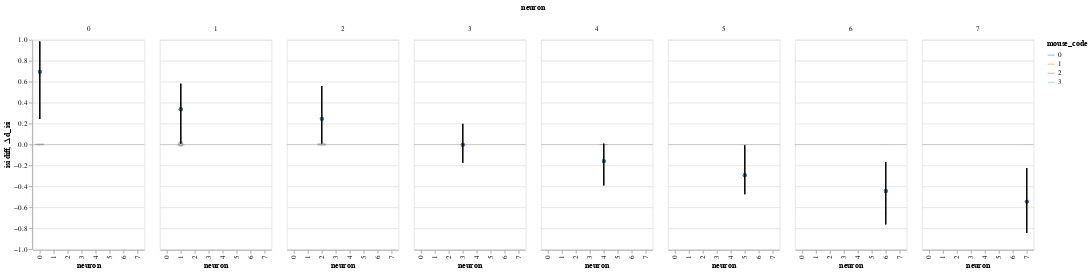

Notebook code for this chart:
### Code cell
(chart_d+chart_p).facet(column='neuron')

### Figure 1 — Vega-Lite specification as saved in the notebook (floating-point values rounded to 4 significant figures)
{"config": {"view": {"continuousWidth": 400, "continuousHeight": 300}}, "data": {"name": "data-0a0e20c8df75a9deb2ec171620d3a110"}, "facet": {"column": {"type": "quantitative", "field": "neuron"}}, "spec": {"layer": [{"mark": {"type": "line", "fill": null, "opacity": 0.5, "size": 3}, "encoding": {"color": {"type": "nominal", "field": "mouse_code"}, "x": {"type": "ordinal", "field": "neuron"}, "y": {"type": "quantitative", "aggregate": "mean", "field": "isi diff", "scale": {"zero": false}}}}, {"mark": {"type": "boxplot", "color": "black", "opacity": 0.3, "size": 12}, "encoding": {"x": {"type": "ordinal", "field": "neuron"}, "y": {"type": "quantitative", "field": "isi diff", "scale": {"zero": false}}}}, {"layer": [{"mark": {"type": "line", "color": "black", "point": true}, "encoding": {"x": {"type": "ordinal", "field": "neuron"}, "y": {"type": "quantitative", "field": "mean HDI", "impute": {"value": "value"}}}}, {"mark": {"type": "rule", "color": "black", "opacity": 0.6, "size": 0.1}, "encoding": {"y": {"type": "quantitative", "field": "zero"}}}, {"mark": "rule", "encoding": {"x": {"type": "ordinal", "field": "neuron"}, "y": {"type": "quantitative", "field": "lower HDI", "scale": {"domain": [-0.8442, 0.9847], "zero": false}, "title": "Δ d_isi"}, "y2": {"field": "higher HDI"}}}]}]}, "$schema": "https://vega.github.io/schema/vega-lite/v4.8.1.json", "datasets": {"data-0a0e20c8df75a9deb2ec171620d3a110": [{"mouse_code": 0, "neuron": 0, "i_trial": 0.0, "neuron_code": 0.0, "log_firing_rate": 0.2998, "Firing rate": 93.87, "firing_rate": 93.87, "i_spike": -4.5, "isi diff": 0.0101, "lower HDI": 0.2434, "higher HDI": 0.9847, "mean HDI": 0.6959, "log_isi": 0.04807, "zero": 0}, {"mouse_code": 1, "neuron": 0, "i_trial": 0.0, "neuron_code": 0.0, "log_firing_rate": 0.2918, "Firing rate": 68.05, "firing_rate": 68.05, "i_spike": 4.75, "isi diff": -0.004009, "lower HDI": 0.2434, "higher HDI": 0.9847, "mean HDI": 0.6959, "log_isi": -0.02317, "zero": 0}, {"mouse_code": 2, "neuron": 0, "i_trial": 0.0, "neuron_code": 0.0, "log_firing_rate": -0.3588, "Firing rate": -114.2, "firing_rate": -114.2, "i_spike": -5.5, "isi diff": 0.007036, "lower HDI": 0.2434, "higher HDI": 0.9847, "mean HDI": 0.6959, "log_isi": 0.04104, "zero": 0}, {"mouse_code": 3, "neuron": 0, "i_trial": 0.0, "neuron_code": 0.0, "log_firing_rate": 0.3963, "Firing rate": 96.41, "firing_rate": 96.41, "i_spike": 6.5, "isi diff": -0.01364, "lower HDI": 0.2434, "higher HDI": 0.9847, "mean HDI": 0.6959, "log_isi": -0.07483, "zero": 0}, {"mouse_code": 0, "neuron": 1, "i_trial": 0.0, "neuron_code": 0.0, "log_firing_rate": -0.09427, "Firing rate": -27.3, "firing_rate": -27.3, "i_spike": -4.0, "isi diff": 0.005226, "lower HDI": 0.006119, "higher HDI": 0.5808, "mean HDI": 0.3364, "log_isi": 0.03299, "zero": 0}, {"mouse_code": 1, "neuron": 1, "i_trial": 0.0, "neuron_code": 0.0, "log_firing_rate": 0.04593, "Firing rate": 13.67, "firing_rate": 13.67, "i_spike": 6.5, "isi diff": -0.005661, "lower HDI": 0.006119, "higher HDI": 0.5808, "mean HDI": 0.3364, "log_isi": -0.03825, "zero": 0}, {"mouse_code": 2, "neuron": 1, "i_trial": 0.0, "neuron_code": 0.0, "log_firing_rate": 0.1698, "Firing rate": 39.67, "firing_rate": 39.67, "i_spike": 11.75, "isi diff": -0.01152, "lower HDI": 0.006119, "higher HDI": 0.5808, "mean HDI": 0.3364, "log_isi": -0.0827, "zero": 0}, {"mouse_code": 3, "neuron": 1, "i_trial": 0.0, "neuron_code": 0.0, "log_firing_rate": 0.05665, "Firing rate": 44.48, "firing_rate": 44.48, "i_spike": 6.75, "isi diff": -0.007093, "lower HDI": 0.006119, "higher HDI": 0.5808, "mean HDI": 0.3364, "log_isi": -0.05257, "zero": 0}, {"mouse_code": 0, "neuron": 2, "i_trial": 0.0, "neuron_code": 0.0, "log_firing_rate": -0.3063, "Firing rate": -80.47, "firing_rate": -80.47, "i_spike": -8.75, "isi diff": 0.0105, "lower HDI": 0.008708, "higher HDI": 0.5576, "mean HDI": 0.246, "log_isi": 0.06812, "zero": 0}, {"mouse_code": 1, "neuron": 2, "i_trial": 0.0, "neuron_code": 0.0, "log_firing_rate": 0.2603, "Firing rate": 234.0, "firing_rate": 234.0, "i_spike": -8.75, "isi diff": 0.01063, "lower HDI": 0.008708, "higher HDI": 0.5576, "mean HDI": 0.246, "log_isi": 0.07655, "zero": 0}, {"mouse_code": 2, "neuron": 2, "i_trial": 0.0, "neuron_code": 0.0, "log_firing_rate": 0.1695, "Firing rate": 106.2, "firing_rate": 106.2, "i_spike": 6.5, "isi diff": -0.006989, "lower HDI": 0.008708, "higher HDI": 0.5576, "mean HDI": 0.246, "log_isi": -0.05173, "zero": 0}, {"mouse_code": 3, "neuron": 2, "i_trial": 0.0, "neuron_code": 0.0, "log_firing_rate": 0.03402, "Firing rate": 6.412, "firing_rate": 6.412, "i_spike": 20.5, "isi diff": -0.01628, "lower HDI": 0.008708, "higher HDI": 0.5576, "mean HDI": 0.246, "log_isi": -0.1369, "zero": 0}, {"mouse_code": 0, "neuron": 3, "i_trial": 0.0, "neuron_code": 0.0, "log_firing_rate": -0.03912, "Firing rate": -6.925, "firing_rate": -6.925, "i_spike": 3.5, "isi diff": -0.00239, "lower HDI": -0.1751, "higher HDI": 0.1973, "mean HDI": -0.002826, "log_isi": -0.02079, "zero": 0}, {"mouse_code": 1, "neuron": 3, "i_trial": 0.0, "neuron_code": 0.0, "log_firing_rate": 0.2853, "Firing rate": 1139.0, "firing_rate": 1139.0, "i_spike": 8.5, "isi diff": -0.005641, "lower HDI": -0.1751, "higher HDI": 0.1973, "mean HDI": -0.002826, "log_isi": -0.05395, "zero": 0}, {"mouse_code": 2, "neuron": 3, "i_trial": 0.0, "neuron_code": 0.0, "log_firing_rate": 0.3749, "Firing rate": 1068.0, "firing_rate": 1068.0, "i_spike": 2.25, "isi diff": -0.002032, "lower HDI": -0.1751, "higher HDI": 0.1973, "mean HDI": -0.002826, "log_isi": -0.01784, "zero": 0}, {"mouse_code": 3, "neuron": 3, "i_trial": 0.0, "neuron_code": 0.0, "log_firing_rate": -0.00742, "Firing rate": -8.246, "firing_rate": -8.246, "i_spike": 9.0, "isi diff": -0.005596, "lower HDI": -0.1751, "higher HDI": 0.1973, "mean HDI": -0.002826, "log_isi": -0.05256, "zero": 0}, {"mouse_code": 0, "neuron": 4, "i_trial": 0.0, "neuron_code": 0.0, "log_firing_rate": -0.05354, "Firing rate": -16.51, "firing_rate": -16.51, "i_spike": -14.5, "isi diff": 0.007688, "lower HDI": -0.3915, "higher HDI": 0.007577, "mean HDI": -0.1581, "log_isi": 0.0771, "zero": 0}, {"mouse_code": 1, "neuron": 4, "i_trial": 0.0, "neuron_code": 0.0, "log_firing_rate": 0.3107, "Firing rate": 217.4, "firing_rate": 217.4, "i_spike": 10.25, "isi diff": -0.004927, "lower HDI": -0.3915, "higher HDI": 0.007577, "mean HDI": -0.1581, "log_isi": -0.05151, "zero": 0}, {"mouse_code": 2, "neuron": 4, "i_trial": 0.0, "neuron_code": 0.0, "log_firing_rate": 0.2066, "Firing rate": 214.9, "firing_rate": 214.9, "i_spike": 12.0, "isi diff": -0.005449, "lower HDI": -0.3915, "higher HDI": 0.007577, "mean HDI": -0.1581, "log_isi": -0.0589, "zero": 0}, {"mouse_code": 3, "neuron": 4, "i_trial": 0.0, "neuron_code": 0.0, "log_firing_rate": 0.1696, "Firing rate": 51.71, "firing_rate": 51.71, "i_spike": -0.5, "isi diff": 0.0002178, "lower HDI": -0.3915, "higher HDI": 0.007577, "mean HDI": -0.1581, "log_isi": 0.002664, "zero": 0}, {"mouse_code": 0, "neuron": 5, "i_trial": 0.0, "neuron_code": 0.0, "log_firing_rate": -0.2482, "Firing rate": -121.3, "firing_rate": -121.3, "i_spike": -7.5, "isi diff": 0.00278, "lower HDI": -0.4751, "higher HDI": -0.007339, "mean HDI": -0.2929, "log_isi": 0.03342, "zero": 0}, {"mouse_code": 1, "neuron": 5, "i_trial": 0.0, "neuron_code": 0.0, "log_firing_rate": -0.4131, "Firing rate": -284.8, "firing_rate": -284.8, "i_spike": -0.75, "isi diff": -0.0001269, "lower HDI": -0.4751, "higher HDI": -0.007339, "mean HDI": -0.2929, "log_isi": 0.001076, "zero": 0}, {"mouse_code": 2, "neuron": 5, "i_trial": 0.0, "neuron_code": 0.0, "log_firing_rate": -0.4031, "Firing rate": -950.2, "firing_rate": -950.2, "i_spike": 3.75, "isi diff": -0.00144, "lower HDI": -0.4751, "higher HDI": -0.007339, "mean HDI": -0.2929, "log_isi": -0.01568, "zero": 0}, {"mouse_code": 3, "neuron": 5, "i_trial": 0.0, "neuron_code": 0.0, "log_firing_rate": -0.1174, "Firing rate": -62.19, "firing_rate": -62.19, "i_spike": 10.25, "isi diff": -0.003526, "lower HDI": -0.4751, "higher HDI": -0.007339, "mean HDI": -0.2929, "log_isi": -0.04321, "zero": 0}, {"mouse_code": 0, "neuron": 6, "i_trial": 0.0, "neuron_code": 0.0, "log_firing_rate": 0.02459, "Firing rate": -76.3, "firing_rate": -76.3, "i_spike": 7.5, "isi diff": -0.002175, "lower HDI": -0.7632, "higher HDI": -0.1668, "mean HDI": -0.4442, "log_isi": -0.03374, "zero": 0}, {"mouse_code": 1, "neuron": 6, "i_trial": 0.0, "neuron_code": 0.0, "log_firing_rate": -0.04348, "Firing rate": -36.79, "firing_rate": -36.79, "i_spike": -4.25, "isi diff": 0.0007883, "lower HDI": -0.7632, "higher HDI": -0.1668, "mean HDI": -0.4442, "log_isi": 0.0125, "zero": 0}, {"mouse_code": 2, "neuron": 6, "i_trial": 0.0, "neuron_code": 0.0, "log_firing_rate": -0.195, "Firing rate": -102.2, "firing_rate": -102.2, "i_spike": 2.5, "isi diff": -0.0009751, "lower HDI": -0.7632, "higher HDI": -0.1668, "mean HDI": -0.4442, "log_isi": -0.01289, "zero": 0}, {"mouse_code": 3, "neuron": 6, "i_trial": 0.0, "neuron_code": 0.0, "log_firing_rate": -0.229, "Firing rate": -182.4, "firing_rate": -182.4, "i_spike": 11.75, "isi diff": -0.00231, "lower HDI": -0.7632, "higher HDI": -0.1668, "mean HDI": -0.4442, "log_isi": -0.03836, "zero": 0}, {"mouse_code": 0, "neuron": 7, "i_trial": 0.0, "neuron_code": 0.0, "log_firing_rate": 0.09579, "Firing rate": 63.84, "firing_rate": 63.84, "i_spike": 10.5, "isi diff": -0.001986, "lower HDI": -0.8442, "higher HDI": -0.2252, "mean HDI": -0.5456, "log_isi": -0.03332, "zero": 0}, {"mouse_code": 1, "neuron": 7, "i_trial": 0.0, "neuron_code": 0.0, "log_firing_rate": -0.05615, "Firing rate": -44.97, "firing_rate": -44.97, "i_spike": 10.0, "isi diff": -0.001647, "lower HDI": -0.8442, "higher HDI": -0.2252, "mean HDI": -0.5456, "log_isi": -0.03143, "zero": 0}, {"mouse_code": 2, "neuron": 7, "i_trial": 0.0, "neuron_code": 0.0, "log_firing_rate": -0.02092, "Firing rate": -43.94, "firing_rate": -43.94, "i_spike": -8.75, "isi diff": 0.00129, "lower HDI": -0.8442, "higher HDI": -0.2252, "mean HDI": -0.5456, "log_isi": 0.02466, "zero": 0}, {"mouse_code": 3, "neuron": 7, "i_trial": 0.0, "neuron_code": 0.0, "log_firing_rate": -0.06487, "Firing rate": -45.2, "firing_rate": -45.2, "i_spike": 0.0, "isi diff": -0.0001123, "lower HDI": -0.8442, "higher HDI": -0.2252, "mean HDI": -0.5456, "log_isi": -0.0008907, "zero": 0}]}}
